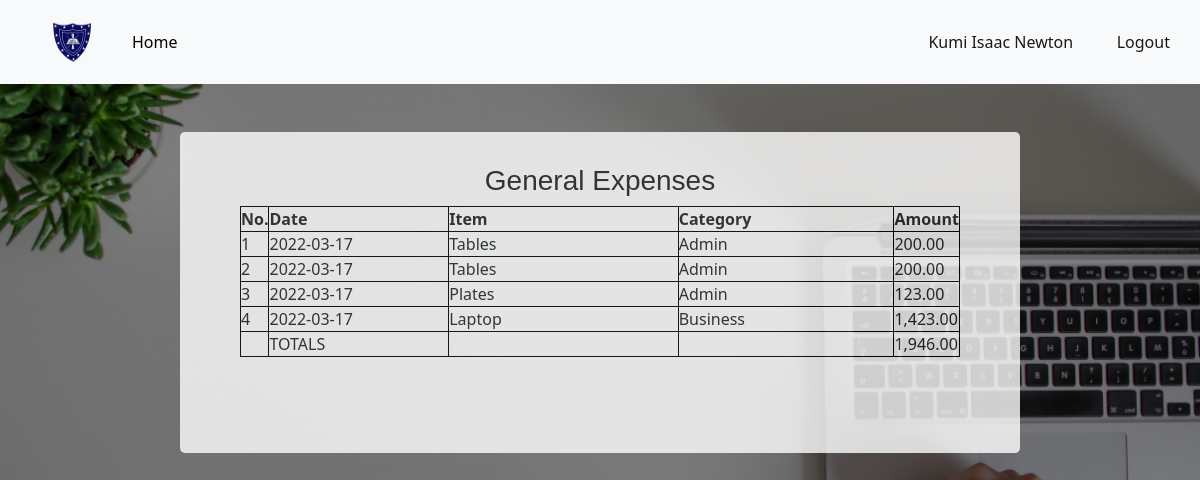
The page /accountant_dashboard/expenses/gen_expenses (signed in) on the database its author committed.
### app.py (models this page shows, shortened)
class User(db.Model, UserMixin):
	id = db.Column(db.Integer, primary_key=True)
	date = db.Column(db.DateTime, default = datetime.utcnow())
	username = db.Column(db.String(80), nullable=False)
	email = db.Column(db.String(120), unique=True, nullable=False)
	password = db.Column(db.String(120), nullable=False)
	is_admin = db.Column(db.Boolean,  default=False)
	function = db.Column(db.String(120))
	approval = db.Column(db.Boolean, default=False)

class Expenses(db.Model):
	id = db.Column(db.Integer, primary_key=True)
	date = db.Column(db.DateTime, default = datetime.utcnow())
	expensor = db.Column(db.String(120), nullable=False)
	detail = db.Column(db.String(120))
	category = db.Column(db.String(120))
	mode = db.Column(db.String(120))
	semester = db.Column(db.String(120))
	quantity = db.Column(db.String(120))
	totalcost = db.Column(db.Float)

### app.py (the view)
@app.route("/accountant_dashboard/expenses/gen_expenses")
@login_required
def gen_expenses():
	if account_access():
		expenses = Expenses.query.all()
		total = sum([exp.totalcost for exp in expenses])
		return render_template("gen_expenses.html", expenses=expenses, total=total)
	else:
		abort(404)

### app.py (called while the page is built)
def account_access():
	if not current_user.approval:
		return False
	if current_user.function == 'Accountant':
		return True
	if current_user.function == 'Clerk':
		return False

@app.template_filter()
def currencyFormat(value):
	value = float(value)
	if value >= 0:
		return "{:,.2f}".format(value)
	else:
		value2 = "{:,.2f}".format(value)
		return "("+value2[1:]+")"

@login_manager.user_loader
def load_user(user_id):
	return User.query.get(int(user_id))

### templates/gen_expenses.html (shortened to what this page needs)
{% extends "bootstrap.html" %}
{% block content %}
<!DOCTYPE html>
<html>
<head>
       <link rel="stylesheet" href="https://cdnjs.cloudflare.com/ajax/libs/font-awesome/4.7.0/css/font-awesome.min.css">
</head>
<body>
<header>
		<nav class="navbar navbar-expand-lg navbar-light bg-light">
                          <a class="navbar-brand kpa" href="#"><img src="{{url_for('static', filename='images/kpasec.png')}}"></a>
                         <div class="collapse navbar-collapse" id="navbarText">
                           <ul class="navbar-nav me-auto mb-2 mb-lg-0">
                             <li class="nav-item">
                               <a class="nav-link active " aria-current="page" href="{{url_for('accountant_dashboard')}}"id="nav1" style="color:black;">Home</a>
                             </li>
                           </ul>
                           <span class="navbar-text" >
                            <a href="{{url_for('account')}}" class="nn">{{current_user.username}}</a>
                            <a href="{{url_for('logout')}}" class="n">Logout</a>
                           </span>
                         </div>
               </nav>
	</header>
   <center>
   	<div class="ttable" id="cont1">
   		<h3 class="topp" style="padding-top:4vh;font-family: sans-serif;">General Expenses </h3>
   		<table >
   			<tr>
   				<th class="non">No.</th>
   				<th class="foom">Date</th>
   				<th class="fom">Item</th>
   				<th class="fomm">Category</th>
   				<th class="foomm">Amount</th>
   			</tr>
                     {% for expense in expenses %}
   			<tr>
   				<td>{{loop.index}}</td>
   				<td class="fom">{{expense.date.date()}}</td>
   				<td>{{expense.detail}}</td>
   				<td>{{expense.category}}</td>
   				<td>{{expense.totalcost | currencyFormat}}</td>
   			</tr>
                     {% endfor %}
                     <tr>
                            <td></td>
                            <td class="fom">TOTALS</td>
                            <td></td>
                            <td></td>
                            <td>{{total | currencyFormat}}</td>
                     </tr>
   		</table><br><br><br><br>
   	</div>
</center>
</body>
</html>
{% endblock %}

### rows shown on the page
User: username "Kumi Isaac Newton"
Expenses: date "2022-03-17", detail "Tables", category "Admin", totalcost "200.00"
Expenses: date "2022-03-17", detail "Tables", category "Admin", totalcost "200.00"
Expenses: date "2022-03-17", detail "Plates", category "Admin", totalcost "123.00"
Expenses: date "2022-03-17", detail "Laptop", category "Business", totalcost "1,423.00"

### other values the page prints
{{ total | currencyFormat }} "1,946.00"
